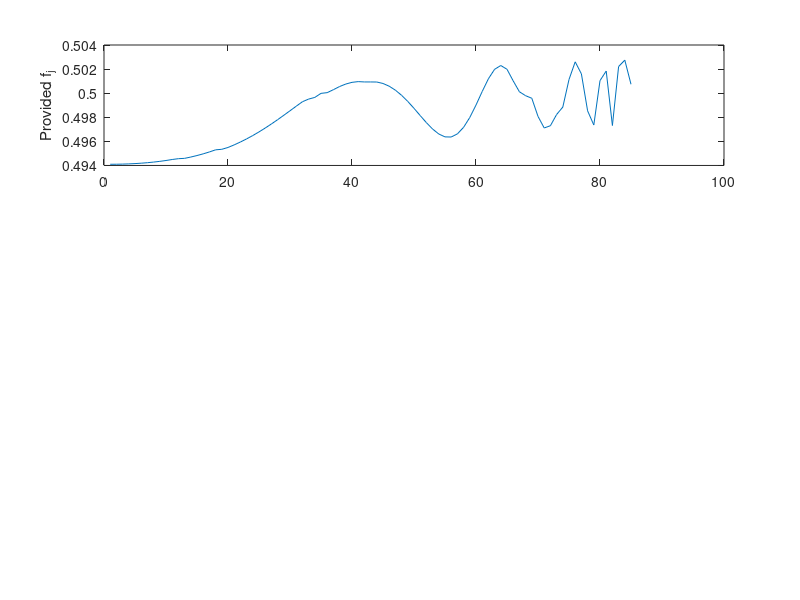

Write the MATLAB code that produced this figure. (Note: this script raises an error after producing the figure.)
x_j = [0.990000000000000   0.990004385410921   0.990017533950182   0.990039422550778   0.990070012812666   0.990109251070131   0.990157068485937   0.990213381172088   0.990278090336998   0.990351082458802   0.990432229484516   0.990496544303257    0.990521389054683   0.990618404753121   0.990723106381328   0.990835310257070   0.990954819536622   0.991081424560099   0.991112027552938   0.991214903219269   0.991355021347207   0.991501533129103   0.991654181533509   0.991812698763251 0.991976806725246   0.992146217518362   0.992320633938502   0.992499750000000   0.992683251472418   0.992870816431820   0.993062115825533   0.993256814049415   0.993377194098214  0.993857859824882   0.994062687117729   0.994269157898702   0.994476909947893   0.994685578797613   0.994892526384000   0.994894798371793   0.994908640924681   0.995104201628207   0.995936312882271   0.996141140175118   0.996343964643166   0.996544430463377   0.996742185950585   0.996936884174467   0.997128183568180   0.997315748527582   0.997499250000000   0.997678366061498   0.997852782481638   0.998022193274754 0.998186301236749   0.998344818466491   0.998497466870897   0.998643978652793   0.998784096780731   0.998917575439901   0.999000538464177   0.999027161099153   0.999044180463378   0.999163689742930   0.999275893618672   0.999380595246879 0.999447871897216   0.999477610945317   0.999566770515484   0.999647917541198   0.999720909663002   0.999785618827912   0.999841931514063   0.999889748929869   0.999928987187334   0.999959577449222   0.999981466049818   0.999994614589079 0.999999000000000];


f_j= [0.494098495228309   0.494101963175558   0.494112427464003   0.494130069222236   0.494155189588310   0.494188208462305   0.494229662492216   0.494280202021985   0.494340586648494   0.494411678949846   0.494494435860831   0.494562818762605 0.494589897084298   0.494699169841421   0.494823409183038   0.494963793013057   0.495121490920339   0.495297625886154   0.495341582880060   0.495493227942080   0.495709178912479   0.495946147504667   0.496204514230275   0.496484285979008 0.496785000550599   0.497105622115384   0.497444429454114   0.497798899959136   0.498165593795347   0.498540044346115   0.498916663118175   0.499288669638173   0.499510124033698   0.499648059492592   0.499985626438936   0.500044998431173 0.500291057270008   0.500553120562764   0.500759972172471   0.500899600756522   0.500960434941309   0.500932946082521   0.500932128958785   0.500926902089205   0.500806534410603   0.500578850777799   0.500248924750186   0.499822636801562 0.499313271437257   0.498742714826580   0.498142261446030   0.497552744136827   0.497023638388318   0.496610747075798   0.496372070699463   0.496361546069404   0.496620541438554   0.497167386702953   0.497985853345064   0.499014420403471 0.500139348757929   0.501195883030344   0.501982915060957   0.502296401420707   0.501984441351106   0.501020387287199   0.500117778744478   0.499792093308955   0.499577802302558   0.498072042632654   0.497112141291774   0.497298950173455 0.498228175366996   0.498845319509093   0.501134180531275   0.502602254057627   0.501602308822072   0.498535877698092   0.497356992795663   0.501043556556105   0.501837962858218   0.497315614141277   0.502212076166083   0.502744045414097 0.500739487603105];

% Just plot the function -- should be simple, right?
figure(1)
% plot(x_j, f_j); NOT simple -- they are mismatched sizes!
% just plot (f_j) to get a general idea
subplot(3, 1, 1)
plot(f_j)
ylabel("Provided f_j")
yyaxis right
plot(x_j)
ylabel("Provided x_j")
xlabel("linear spacing (x_j values NOT used due to size mismatch)")
title("Shape of the provided data")
missing_x_j = length(f_j) - length(x_j) % print the number of x_j values missing

% ?? fitting points -> ??st-order polynomial p??(x)
a = x_j(1);
nNodes = length(f_j);
b = x_j(length(x_j));
ax2 = subplot(3, 1, 2);
xlabel("x")
ylabel("Chebyshev order")
title("Chebyshev nodes per order")
% legend("Error p_{21}(x)")

ax3 = subplot(3, 1, 3);
hold on
xline(x_j, '-', 'Color', [0.85 0.85 0.85]); % data points as reference lines
xlabel("x")
ylabel("Chebyshev order")
title("Missing Chebyshev nodes per order")

sgtitle("Problem 02 (A)")
hold(ax2, 'on')


iNodes = nNodes;
xi = zeros(iNodes);

while (iNodes > 3)
    iOrder = iNodes - 1;
    j = 0:iOrder;
    
    % Chebyshev nodes on [-1, 1], mapped onto the domain [a, b]
    xi = (a + (b-a)/2*(cos(j*pi/iOrder) + 1));

    % circle = Chebyshev node found in the data, x = the data point inside it
    hit = ismembertol(xi, x_j, 1e-9, 'DataScale', 1);
    xm = x_j(ismembertol(x_j, xi, 1e-9, 'DataScale', 1));
    % empty circle = Chebyshev node missing from the data
    % look for datasets where we are missing 6 points
    if nnz(~hit) <= 6
        fprintf('order %d: %d of %d nodes matched -> missing\t %d\n', iOrder, nnz(hit), numel(xi), numel(xi)-nnz(hit))
        missIdx = find(~hit);
        fprintf('  missing values:  %s\n', mat2str(xi(missIdx), 10))
        plot(ax2, xi, iOrder*ones(size(xi)), 'o', xm, iOrder*ones(size(xm)), 'x')
        plot(ax3, xi(missIdx), iOrder*ones(size(missIdx)), 'rv', 'MarkerFaceColor', 'r')
    end

    iNodes = iNodes - 1;
end
